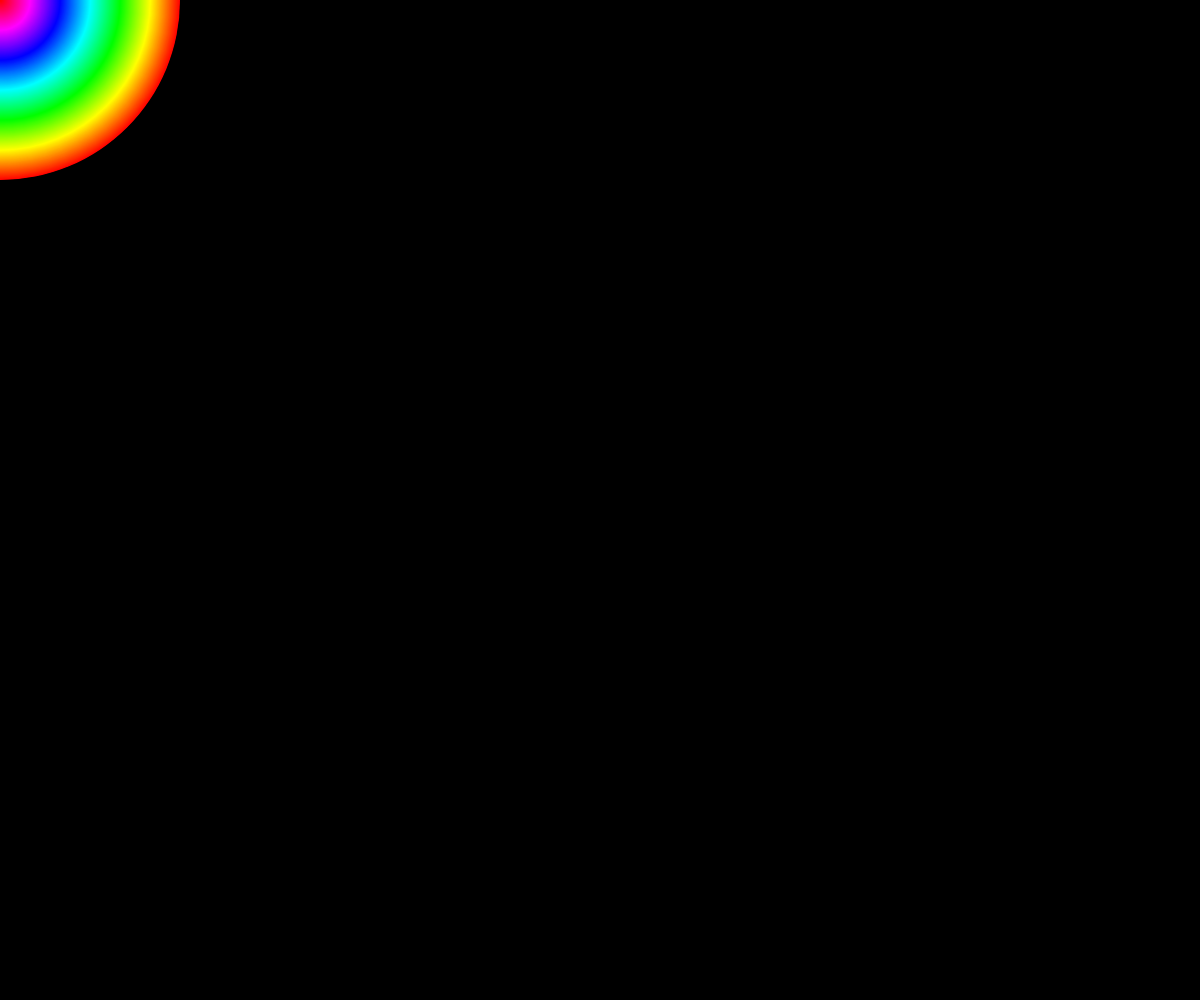
Frame 1 (no input)
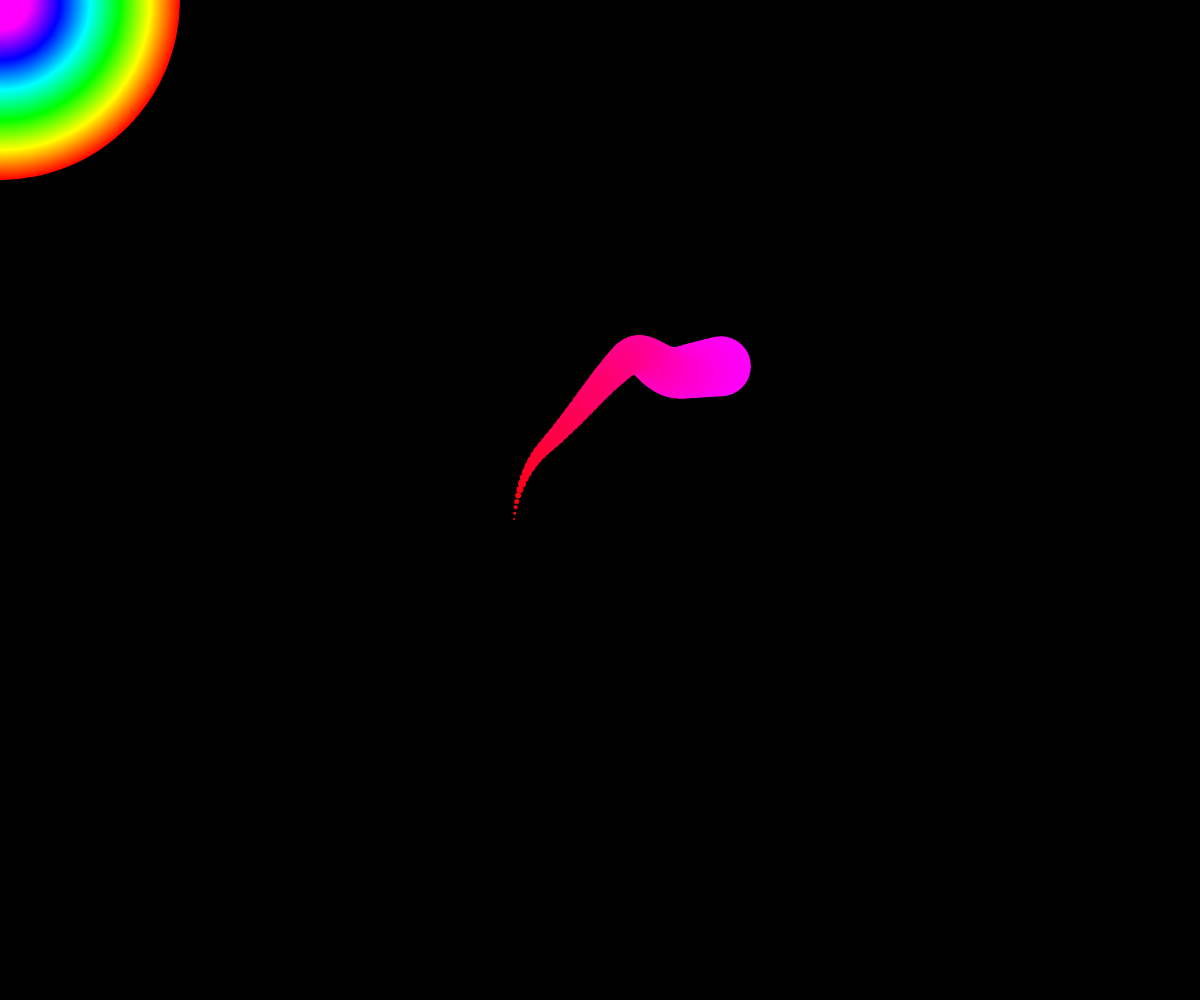
Frame 60 (no input)
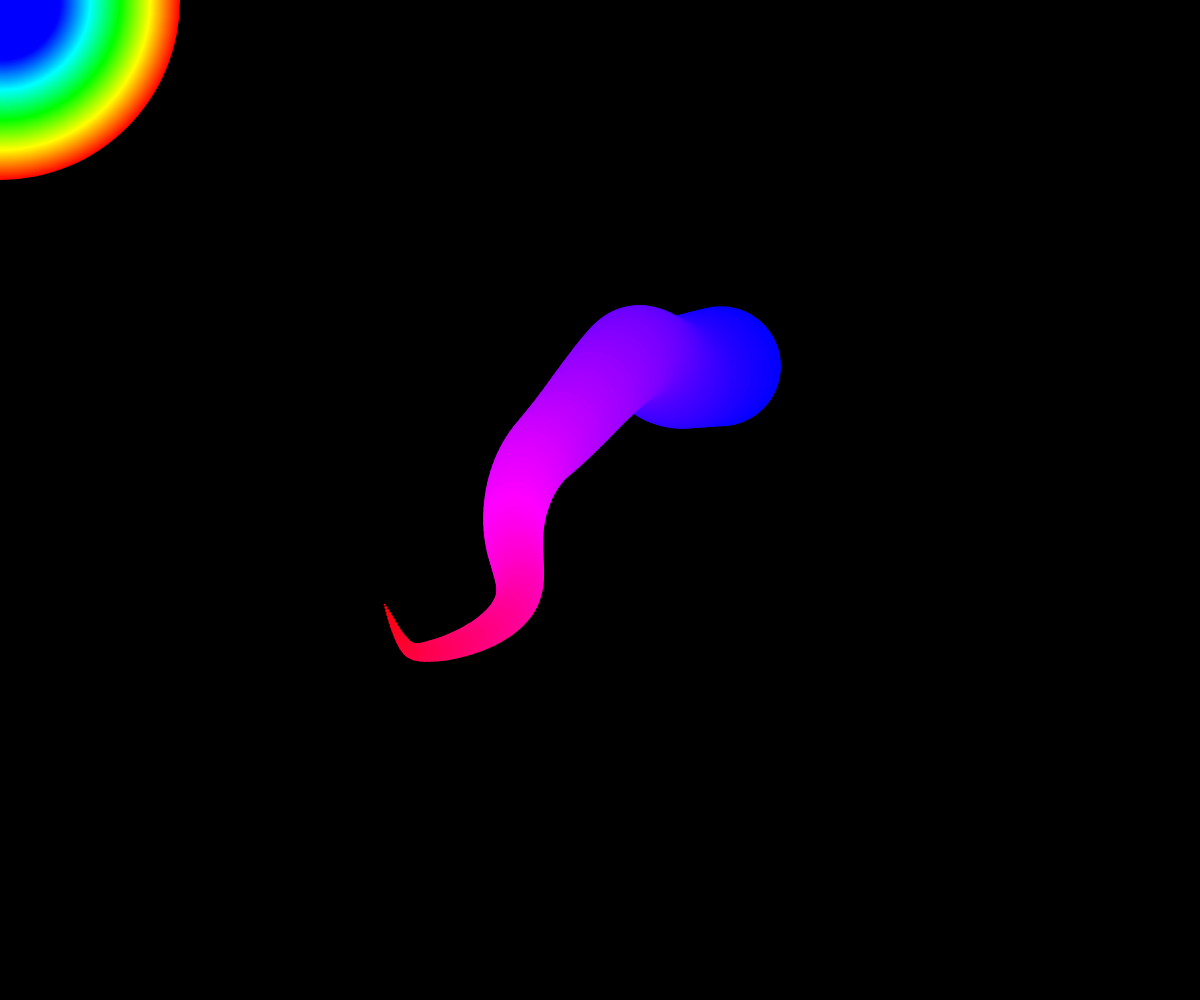
Frame 120 (the mouse pressed at the canvas centre since frame 60)

The p5.js sketch that drew these frames (run headless with seeded random() and noise() and a simulated clock; from frame 60 on, the mouse is pressed at the canvas centre):

// p5.js sketch
// ── sketch.js
// draw trails — an automatic drwaing machine

// number of points to remember
let hist = 360;
// arrays to hold mouse X * Y
let x = [];
let y = [];

// vars for autodrawing machine
let incX, incY; // var for noise

function setup() {
  createCanvas(windowWidth, windowHeight);
  colorMode(HSB);
  noStroke();
  // initially populate the arrays with 0s 
  for (let i = 0; i < hist; i++) {
    x[i] = 0;
    y[i] = 0;
  }
  // give the noise an initial value
  // by starting with a different value
  // the x & y wonl;t follow one another exactly
  incX = 0.1;
  incY = 1.33;
}

function draw() {
  background(0);

  // copy contents of the array from one index to another 
  // this is like a bucket brigade of data, moving from
  // one spot in the array to the next
  for (let i = hist - 1; i > 0; i--) {
    x[i] = x[i - 1];
    y[i] = y[i - 1];
  }
  // store X/Y values in the first array item
  // multiply the results of noise by width and height
  x[0] = noise(incX) * width;
  y[0] = noise(incY) * height;
  incX += .005;
  incY += .0066;


  // step through the array backwards so the most
  // recent position is drawn on top 
  for (let i = hist; i > 0; i--) {
    // update fill color, draw the ellipse
    fill(360 - i, 100, 100);
    ellipse(x[i], y[i], (i + 1), (i + 1));
  }
}
